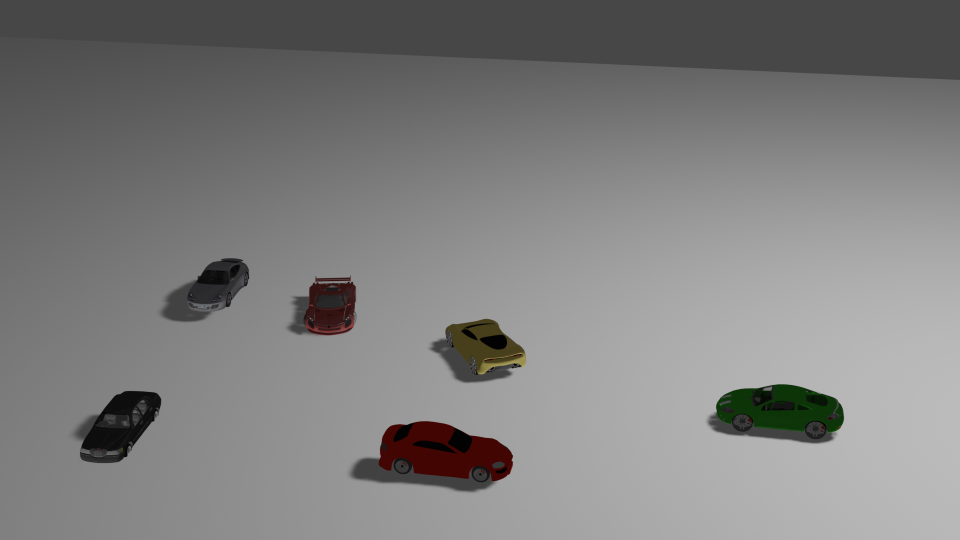
#> input picture data/scenes/scene1.png, 1920 x 1080 px, found by its file name (shown at 1/2 size)
$ python process_single.py
#> lines starting #> are read from the running program, lines starting #| are printed output that depends on the picture; after the words box and inside, x2 and y2 are one past the last pixel; in counts of white or black regions, pixels touching at a corner belong together
import cv2
import numpy as np

car = cv2.imread('scene1.png')
#> car is the input picture: shape (1080, 1920, 3); mean B, G, R 126.3, 126.8, 127.2
col = car[0, 0]
#> col = [71, 71, 71]
mask = cv2.inRange(car, col- 2, col + 2).astype(bool)
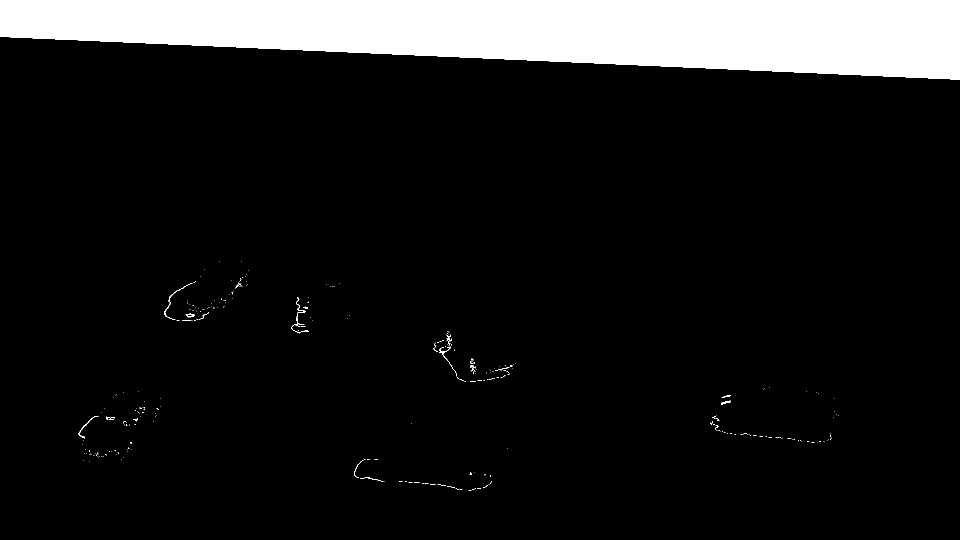
#> mask: shape (1080, 1920) bool (shown at 1/2 size); 10.9% white; 305 white regions (284 under 20 px), largest, box (x1, y1, x2, y2) and area: (0, 0, 1920, 159) 223448, (583, 595, 618, 667) 224, (329, 566, 385, 640) 169
car[mask == True] = 255
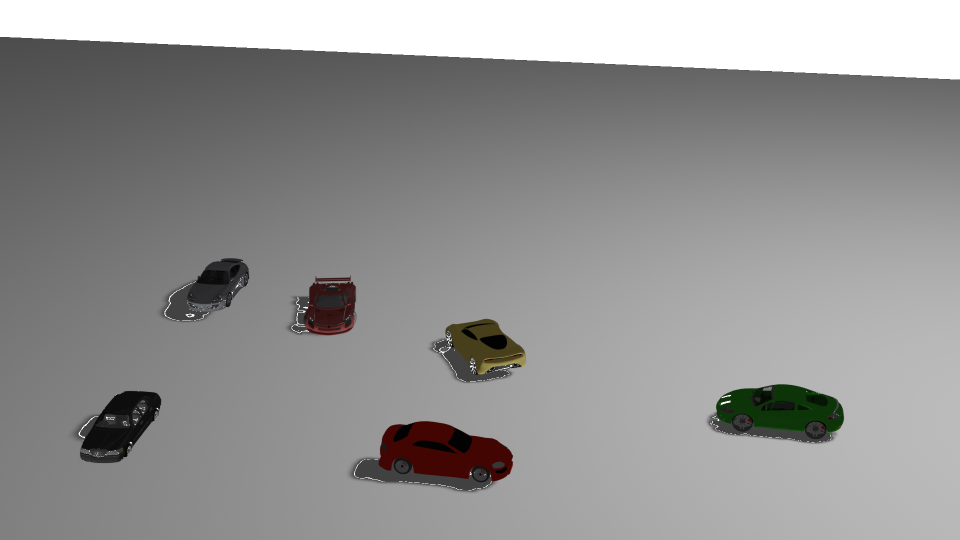
#> car: shape (1080, 1920, 3) (shown at 1/2 size); 10.88% of pixels changed, all inside (x1, y1, x2, y2) = (0, 0, 1920, 981)
h, w = car.shape[:2]
#> h = 1080; w = 1920

col = car[500, 500]
#> col = [128, 128, 128]
mask = cv2.inRange(car, col- 2, col + 2).astype(bool)
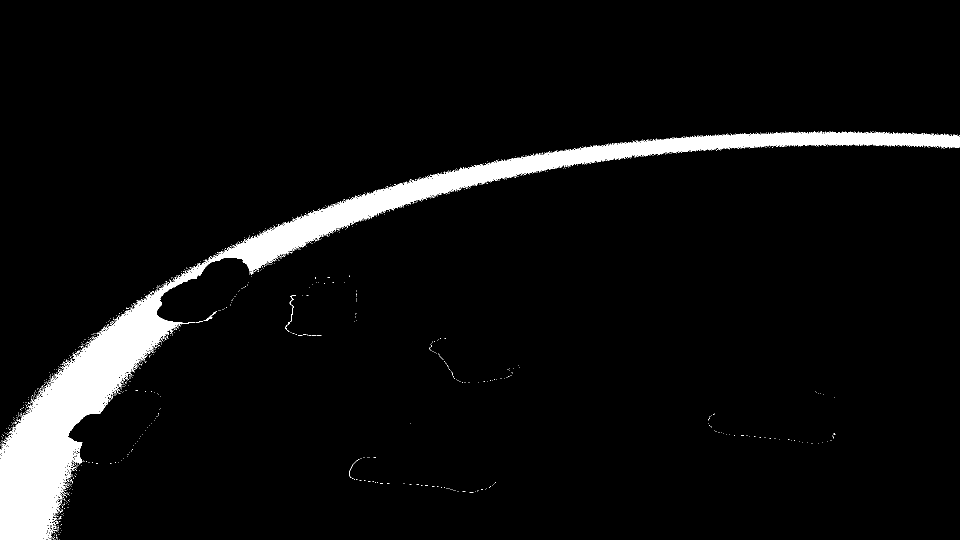
#> mask: shape (1080, 1920) bool (shown at 1/2 size); 5.3% white; 1227 white regions (1223 under 20 px), largest, box (x1, y1, x2, y2) and area: (0, 262, 1920, 1080) 108279, (571, 591, 592, 664) 130, (407, 623, 432, 642) 84, (698, 918, 719, 956) 41
car[mask == True] = 255
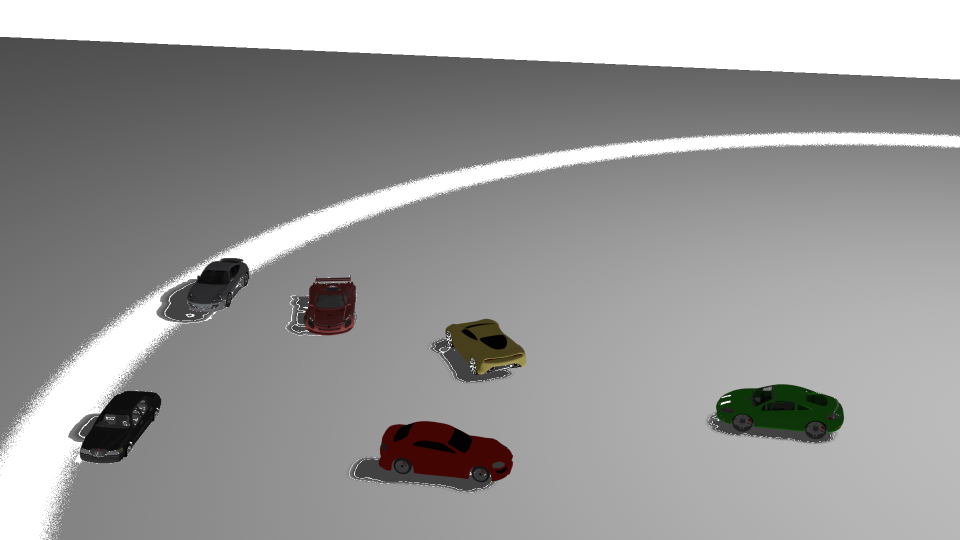
#> car: shape (1080, 1920, 3) (shown at 1/2 size); 5.34% of pixels changed, all inside (x1, y1, x2, y2) = (0, 262, 1920, 1080)
h, w = car.shape[:2]
# make it a square image through padding

if w > h:
    pad = (w - h) // 2
#> pad = 420
    car = cv2.copyMakeBorder(car, pad, pad, 0, 0, cv2.BORDER_CONSTANT, value=[255, 255, 255])
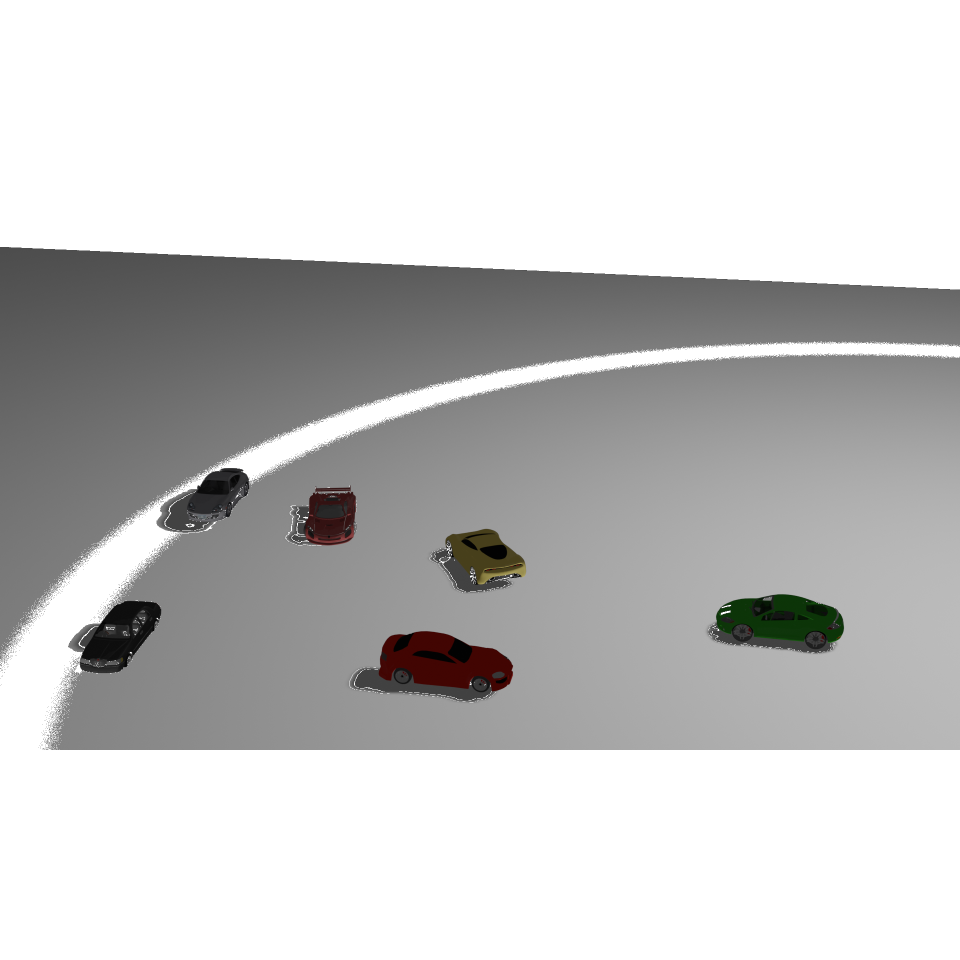
#> car: shape (1920, 1920, 3) (shown at 1/2 size); mean B, G, R 197.7, 198, 198.2
elif h > w:
    pad = (h - w) // 2
    car = cv2.copyMakeBorder(car, 0, 0, pad, pad, cv2.BORDER_CONSTANT, value=[255, 255, 255])

print(car.shape)
#| (1920, 1920, 3)
# car = cv2.resize(car, (256, 256))


cv2.imwrite(f'scene1_norm.png', car)

$ run again, with data/scenes/scene2.png copied over data/scenes/scene1.png
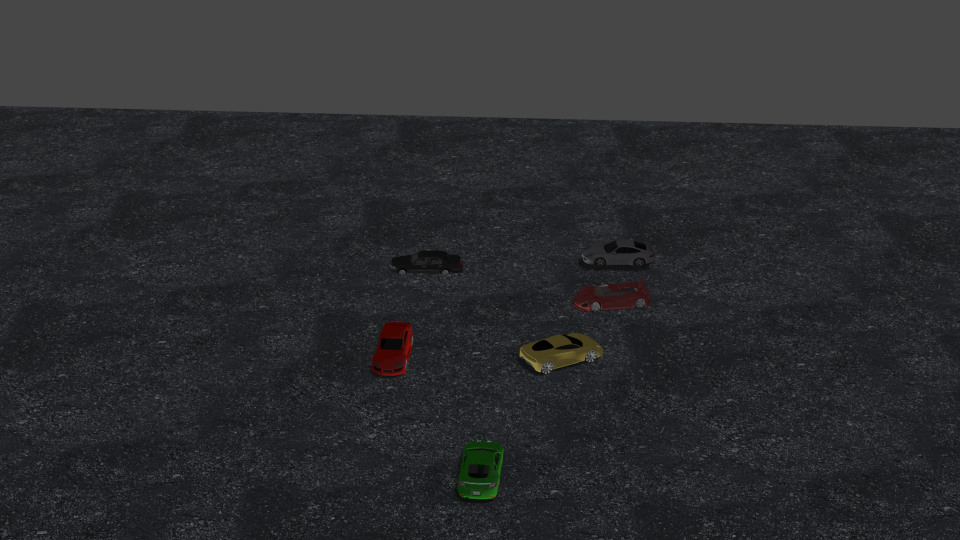
#> input picture data/scenes/scene2.png, 1920 x 1080 px, found by its file name (shown at 1/2 size)
#> car is the input picture: shape (1080, 1920, 3); mean B, G, R 46.1, 44.6, 43.3
#> `col = car[0, 0]`: col = [71, 71, 71]
#> `mask = cv2.inRange(car, col- 2, col + 2).astype(bool)`:
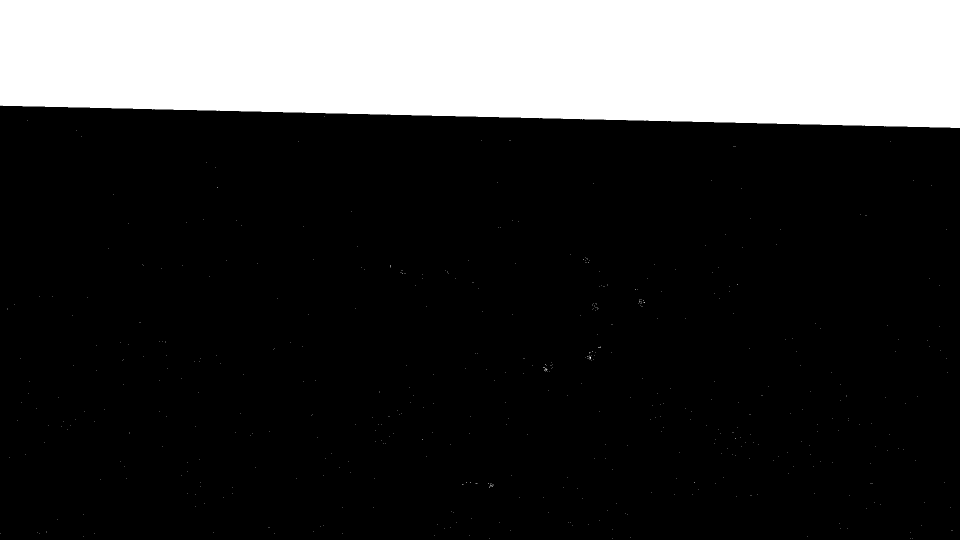
#> mask: shape (1080, 1920) bool (shown at 1/2 size); 21.7% white; 500 white regions (499 under 20 px), largest, box (x1, y1, x2, y2) and area: (0, 0, 1920, 256) 448637
#> `col = car[500, 500]`: col = [45, 43, 41]
#> `car = cv2.copyMakeBorder(car, pad, pad, 0, 0, cv2.BORDER_CONSTANT, val..`:
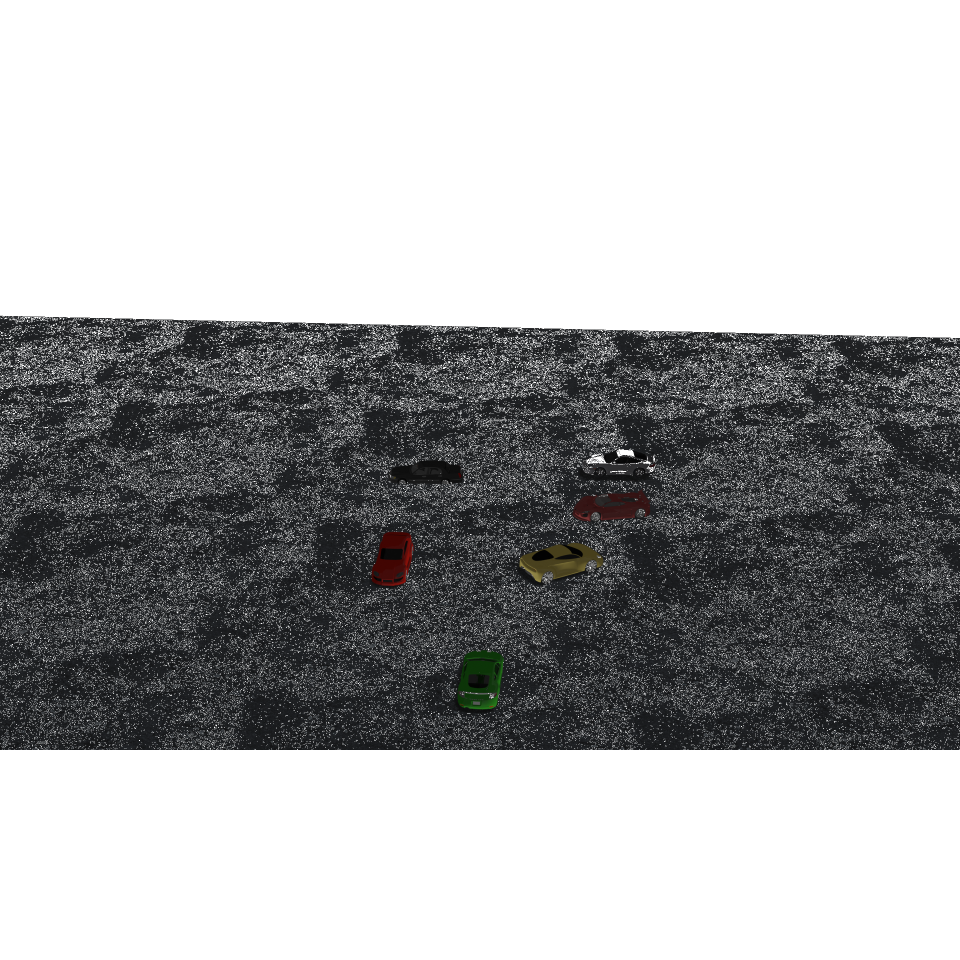
#> car: shape (1920, 1920, 3) (shown at 1/2 size); mean B, G, R 169.7, 169, 168.4
#| (1920, 1920, 3)
